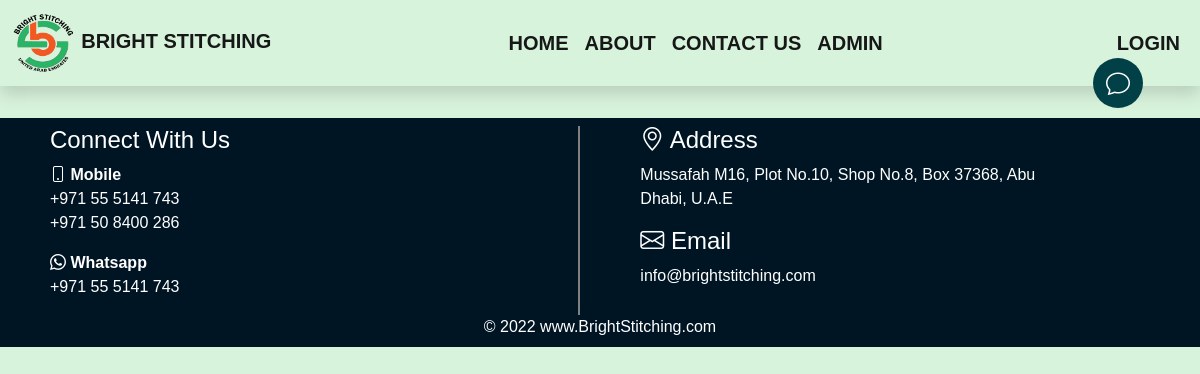
The page /uniform_details4 on the database as committed earlier.
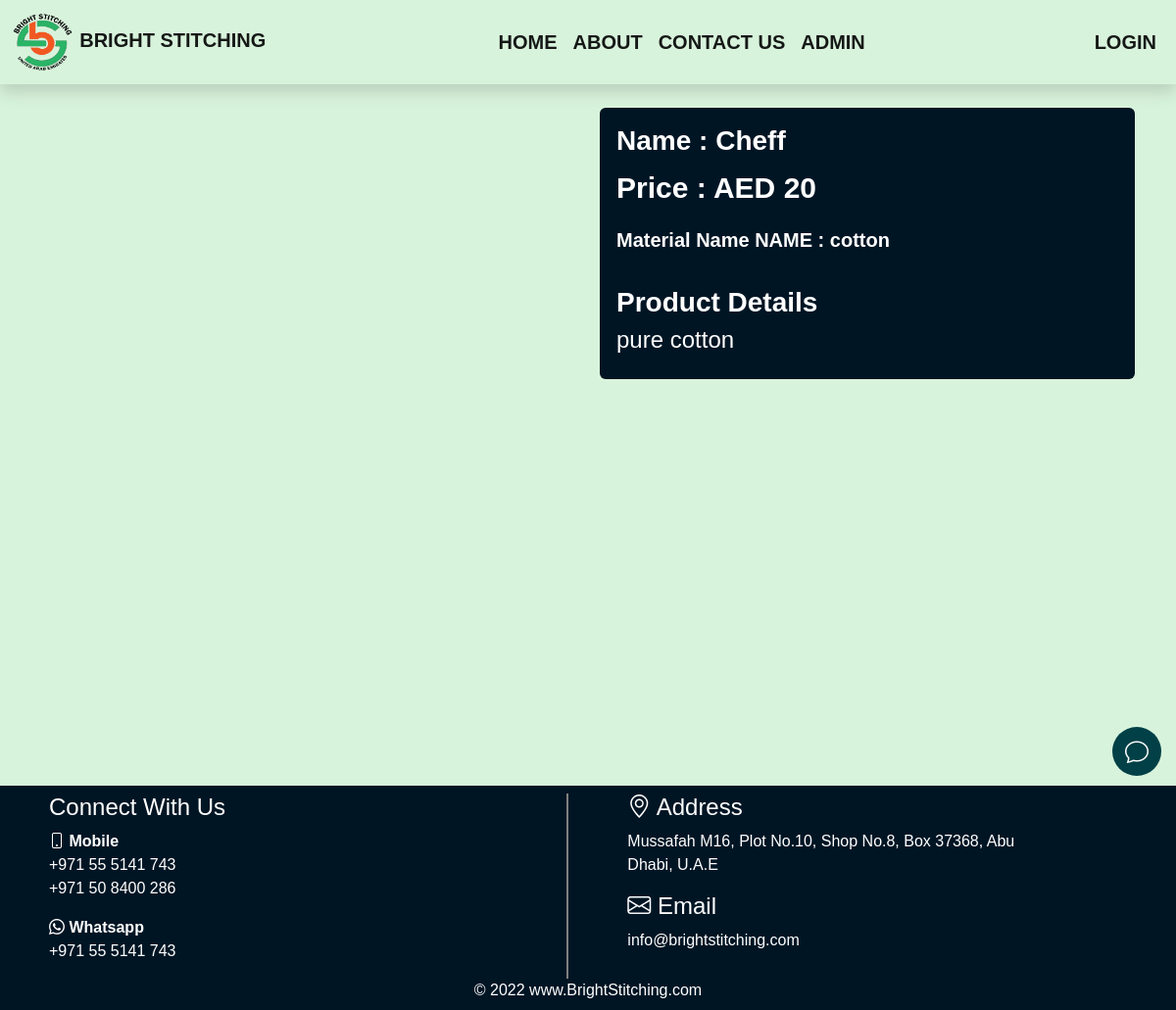
The same page on the database as committed later.
### main/models.py (models this page shows, shortened)
class uniforms(models.Model):
    name = models.CharField(max_length=50)
    material_name = models.CharField(max_length=50)
    price = models.PositiveIntegerField()
    description = models.TextField()
    image = CloudinaryField("Uniforms")
    class Meta:
        verbose_name_plural = '3. Uniforms'

### main/views.py (the view)
# urls.py: path('uniform_details<int:id>', views.uniform_details, name='uniform_details'),
def uniform_details(request,id):
    item = uniforms.objects.filter(id=id)
    return render(request, 'main/uniform/uniform_details.html', {'item':item})

### Templates/main/uniform/uniform_details.html (shortened to what this page needs)
{% extends 'main/base.html' %}
{% load static %}
{% load cloudinary %}
    {% block content %}
    <div class="container custom-height">
        <div class="row">
            <div class="col-12 col-md-6 my-2">
                {% for data in item %}
                <div class="dress-image">
                </div>
            </div>
            <div class="col-12 col-md-6 my-5 my-md-2">
                <div class="card p-3 text-white product-card" style="background-color:#001524;">
                <h3 class="product-name">Name : {{data.name}}</h3>
                <p class="product-price">price : AED {{data.price}} </p>
                <p class="product-material-detail">Material Name NAME : {{data.material_name}} </p>
                <h3 class="mt-3"><b>Product Details  </b></h3>
                <h4>{{data.description}}</h4>
                </div>
            </div>
                {% endfor %}
        </div>
    </div>
    {% endblock content %}

Rows that differ between the two databases and show on the page:
added uniforms: name "Cheff", price "20", material_name "cotton", description "pure cotton"
